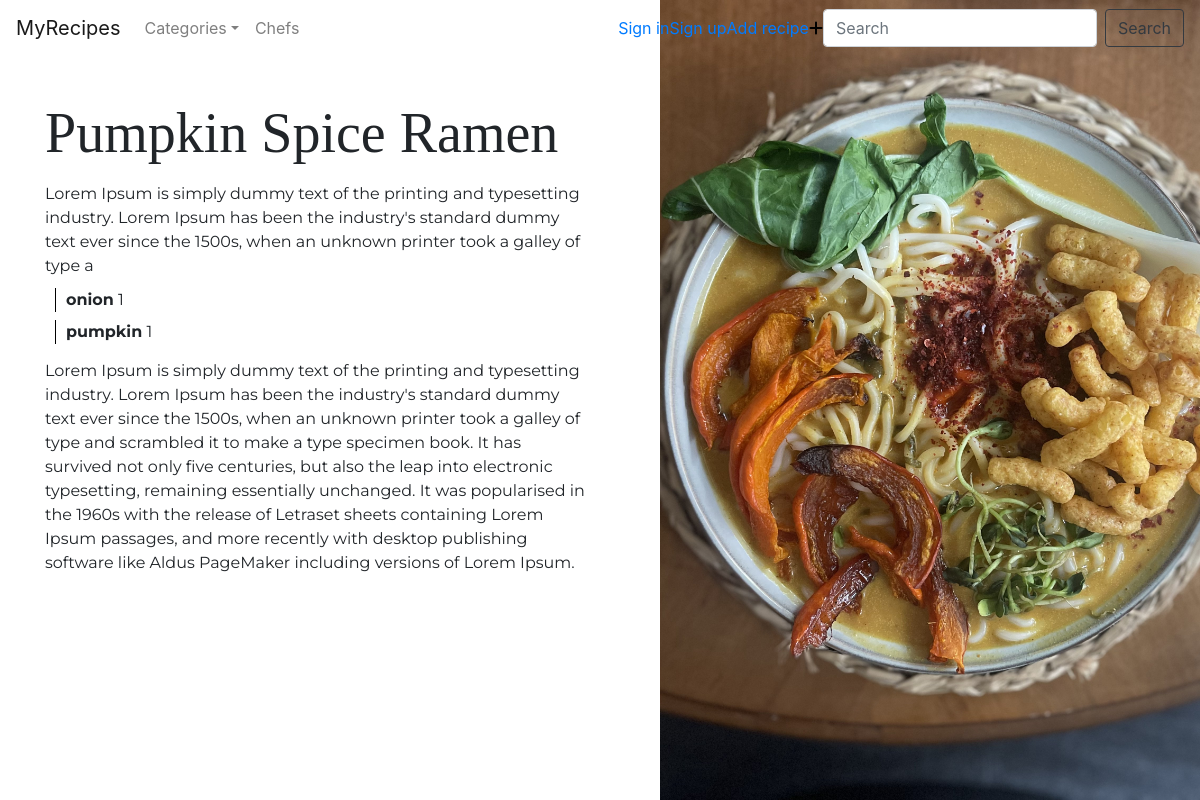
Page /recipe/1/ on the committed database.
### recipes/models/recipe.py (models this page shows)
class Recipe(models.Model):
    title = models.CharField(max_length=50)
    description = models.CharField(max_length=200)
    chef = models.ForeignKey(Chef, on_delete=models.CASCADE)
    ingredients = models.ManyToManyField(Ingredient)
    preparation = models.TextField(blank=True)
    categories = models.ManyToManyField(Category)
    created_at = models.DateTimeField(auto_now_add=True)
    photo = models.ImageField(upload_to='images', default='user.png')

### recipes/models/ingredient.py (models this page shows, shortened)
class Ingredient(models.Model):
    name = models.CharField(max_length=50)
    quantity = models.CharField(max_length=50)

### recipes/views.py (the view)
# urls.py: path('recipe/<int:pk>/', views.recipe_detail, name="recipe_detail_page"),
def recipe_detail(request, pk):
    categories = Category.objects.all()
    recipe = get_object_or_404(Recipe, pk=pk)
    return render(request, '../templates/recipes/recipe_detail.html', {'recipe': recipe, 'categories': categories})

### recipes/templates/recipes/recipe_detail.html
{% extends 'recipes/base.html' %}
{% block content %}
    <div class="recipe row">
        <div class="col content">
            <h2>{{ recipe.title }}</h2>
            <p>{{ recipe.description|linebreaksbr }}</p>
            {% for item in recipe.ingredients.all %}
            <p class="ingridients"><b>{{item.name}}</b> {{item.quantity}}</p>
            {% endfor %}
            <p>{{recipe.preparation}}</p>
        </div>
        <div class="col image"><img src="{{recipe.photo.url}}"></div>
    </div>
{% endblock %}

### recipes/templates/recipes/base.html (shortened to what this page needs)
{% load static %}
<html>
<head>
    <link rel="stylesheet" href="https://cdn.jsdelivr.net/npm/bootstrap@4.0.0/dist/css/bootstrap.min.css"
>
    <link rel="stylesheet" type="text/css" href="{% static 'css/style.css' %}">
    <link rel="stylesheet" href="https://cdnjs.cloudflare.com/ajax/libs/font-awesome/6.4.0/css/all.min.css"
/>
</head>
<body>
<div class="page-header">
    <nav class="navbar fixed-top navbar-expand-lg navbar-light">
        <a class="navbar-brand" href="{% url 'home_page_view_list' %}">MyRecipes</a>
        <div class="collapse navbar-collapse" id="navbarSupportedContent">
            <ul class="navbar-nav mr-auto">
                <li class="nav-item dropdown">
                    <a class="nav-link dropdown-toggle" href="#" id="navbarDropdown" role="button"
                       data-toggle="dropdown" aria-haspopup="true" aria-expanded="false">
                        Categories</a>
                </li>
                <li class="nav-item">
                    <a class="nav-link" href="{% url 'chef_page' %}">Chefs</a>
                </li>
            </ul>
            <a href="{% url 'signin'%}" class="top-menu">Sign in</a>
            <a href="{% url 'signup'%}" class="top-menu">Sign up</a>
            <a href="{% url 'recipe_new'%}" class="top-menu">Add recipe<i class="fa-solid fa-plus"
                                                                          style="color: #000000;"></i></a>
            <form class="form-inline my-2 my-lg-0">
                <input class="form-control mr-sm-2" type="search" placeholder="Search" aria-label="Search">
                <button class="btn btn-outline-dark" type="submit">Search</button>
            </form>
        </div>
    </nav>
</div>
{% block content %}
{% endblock %}
</body>
</html>

### recipes/static/css/style.css (style rules this page uses)
p { font-family: 'Montserrat', sans-serif; margin:0; }
h1, h2, h3, h4 ,h5 { font-family: 'Playfair Display', serif; }
h2 { font-size: 56px; }
.image { height:50%; }
.recipe { height: 100vh; }
.image { height:100%; }
img { display:block; width:100%; height:100%; object-fit: cover; }
.content { padding: 100px 60px 60px 60px; overflow: auto; height:100%; }
.content p { margin: 15px 0 10px 0; }
.content .ingridients { margin: 8px 0 0 10px; border-left: 1px solid black; padding: 0 0 0 10px; }

### rows in the picture
Recipe: title "Pumpkin Spice Ramen", description "Lorem Ipsum is simply dummy text of the printing and typesetting industry. Lorem Ipsum has been the industry's standard dummy text ever since the 1500s, when an unknown printer took a galley of type a", preparation "Lorem Ipsum is simply dummy text of the printing and typesetting industry. Lorem Ipsum has been the industry's standard dummy text ever since the 1500s, when an unknown printer took a galley of type and scrambled it to make a type specimen book. It has survived not only five centuries, but also the leap into electronic typesetting, remaining essentially unchanged. It was popularised in the 1960s with the release of Letraset sheets containing Lorem Ipsum passages, and more recently with desktop publishing software like Aldus PageMaker including versions of Lorem Ipsum.", photo (picture)
Ingredient: name "onion", quantity "1"
Ingredient: name "pumpkin", quantity "1"
